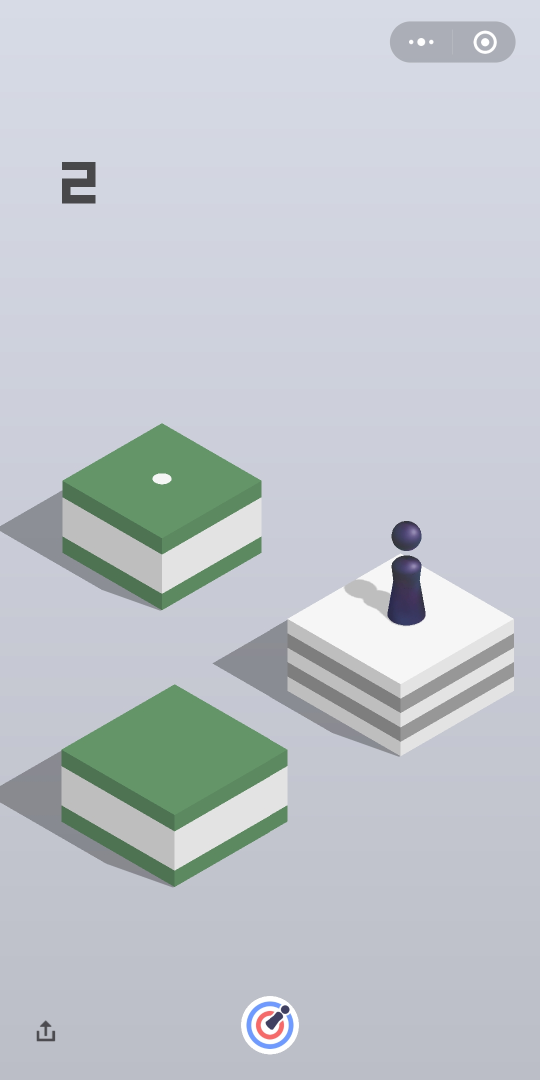
#> input picture game1.png, 1080 x 2160 px (shown at 1/2 size)
$ python 'jump_模板匹配.py'
#> lines starting #> are read from the running program, lines starting #| are printed output that depends on the picture
#!/usr/bin/env python
# encoding: utf-8
# @software: PyCharm
# @time: 2019/7/10 10:16
# @author: Paulson●Wier
# @file: jump_模板匹配.py
# @desc:
import time

import cv2

# 读取待检测图像
img = cv2.imread('game1.png', 0)
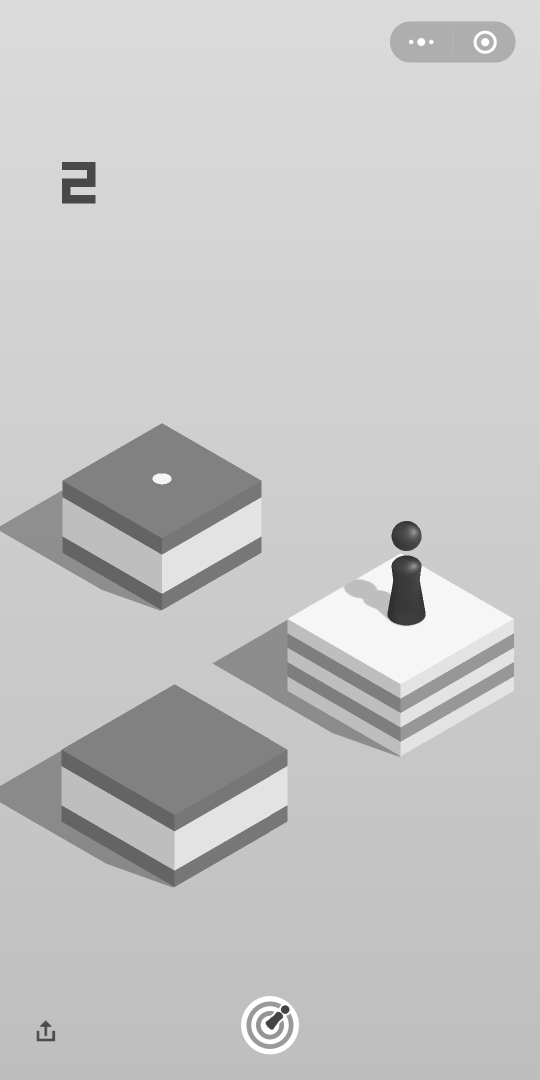
#> img: shape (2160, 1080) (shown at 1/2 size); min 45, max 255, mean 197.2
# 读取模板图像
temple = cv2.imread('temple.png', 0)
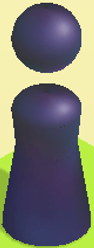
#> input picture temple.png, 94 x 248 px
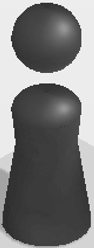
#> temple: shape (248, 94); min 28, max 249, mean 121.2
#
# # 显示灰度处理后的待检测图像
# cv2.namedWindow('sample', 0)
# cv2.resizeWindow('sample', 400, 600)
# cv2.imshow('sample', img)
#
# # 显示灰度处理后的模板图像
# cv2.namedWindow('target', 0)
# cv2.resizeWindow('target', 400, 600)
# cv2.imshow('target', temple)
# # cv2.waitKey(20)
# # time.sleep(2)

# 获取模板图像的高和宽
th, tw = temple.shape[:2]
#> th = 248; tw = 94
# print(th, tw)

# 使用标准相关系数匹配，1表示完美匹配， -1表示糟糕匹配， 0表示没有任何相关性
result = cv2.matchTemplate(img, temple, cv2.TM_CCOEFF_NORMED)
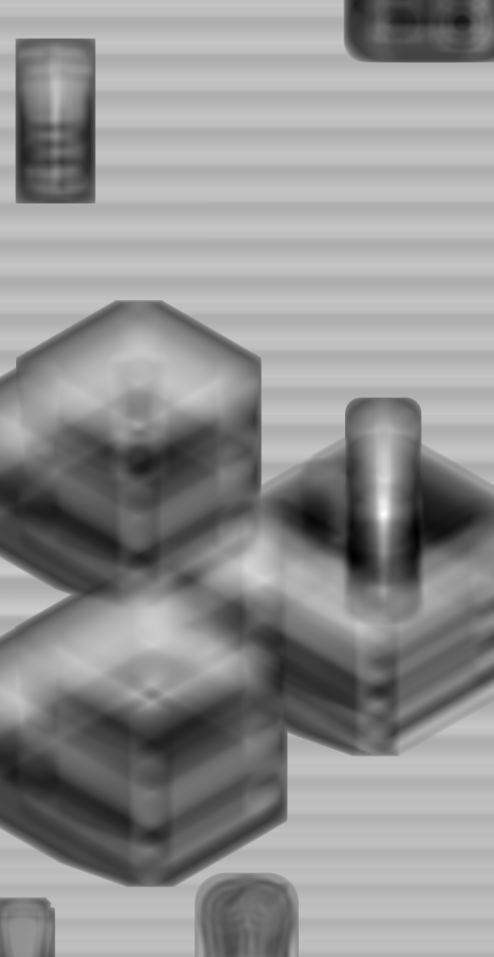
#> result: shape (1913, 987) float32 (shown at 1/2 size); min -0.447, max 0.615, mean 0.158; drawn with min black and max white

# [7 lines of commented-out code are left out]
min_val, max_val, min_loc, max_loc = cv2.minMaxLoc(result)
#> min_val = -0.447; max_val = 0.615; min_loc = (832, 1067); max_loc = (768, 1028)
# 此处选取最大值的位置，为图像的左上角
t1 = max_loc
#> t1 = (768, 1028)
# 获取图像的右下角
br = (t1[0] + tw, t1[1] + th)
#> br = (862, 1276)
# 绘制矩形框
cv2.rectangle(img, t1, br, (0,0,225),2)
print("矩形框坐标",t1,br)
#| 矩形框坐标 (768, 1028) (862, 1276)
t_x_center = (t1[0]+br[0]) // 2
#> t_x_center = 815
t_y_center = int(max_loc[1]*0.25 + br[1]*0.75)
#> t_y_center = 1214
print(f"跳块中心点坐标({t_x_center},{t_y_center})")
#| 跳块中心点坐标(815,1214)
# 绘制以方块中心点为圆心的圆
cv2.circle(img, (t_x_center, t_y_center), 33, (255, 0, 0), 3)
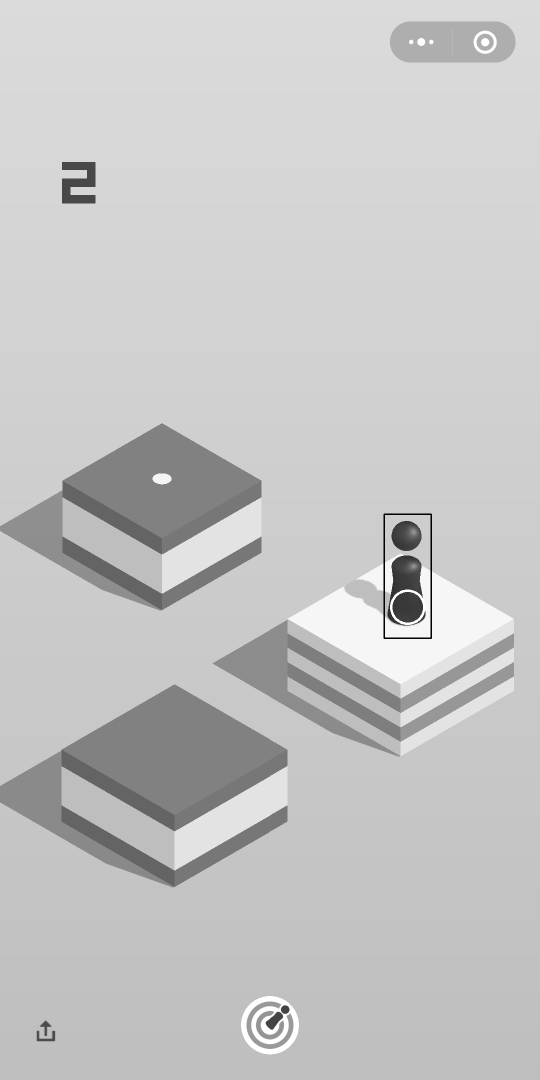
#> img: shape (2160, 1080) (shown at 1/2 size); min 0, max 255, mean 197

cv2.namedWindow('result', 0)
cv2.resizeWindow('result', 400, 600)
cv2.imshow('result', img)

# 设置显示窗口
cv2.namedWindow('match', 0)
cv2.resizeWindow('match', 400, 600)
# 显示窗口
cv2.imshow('match', img)

# 结束
cv2.waitKey(0)
cv2.destroyAllWindows()
